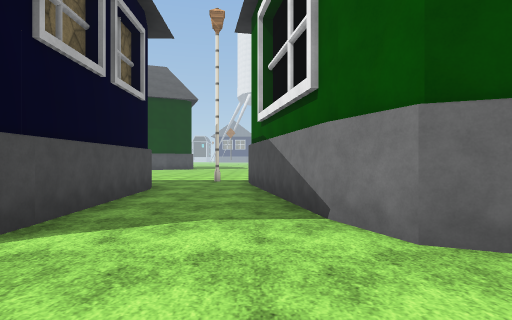
view 1 (above)

18 first-person views from a walk through a 3-D level made in the Unity game engine. The camera is 1.3 m above the floor, looks level and sees 80° across. The floor is counted in squares, 2 m on a side. Each view is taken from the middle of a square. On the plan, view 1 faces up. The plan holds only what a view shows up to about 10 squares ahead; the rest is blank. The place goes on beyond the plan. Flat ground stands in for the terrain. The player is left out. Some animated figures are not drawn. Some surface patterns are stand-ins.

view 2
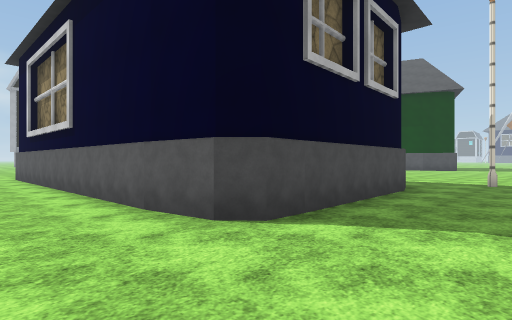

view 3
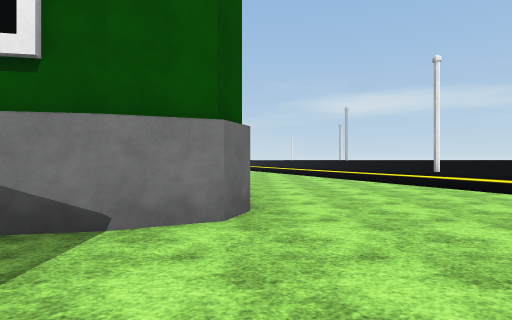

view 4
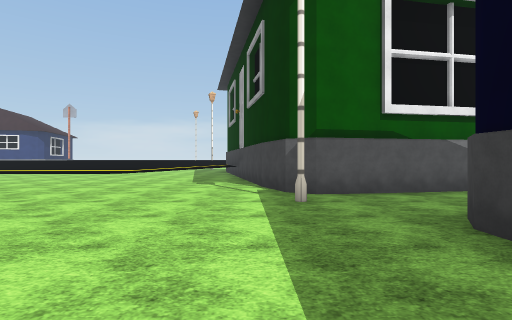

view 5
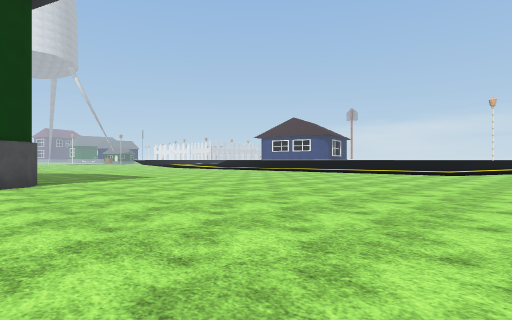

view 6
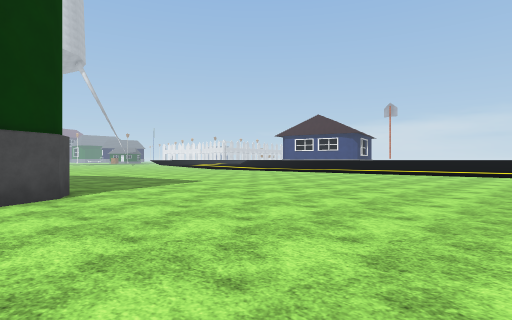

view 7
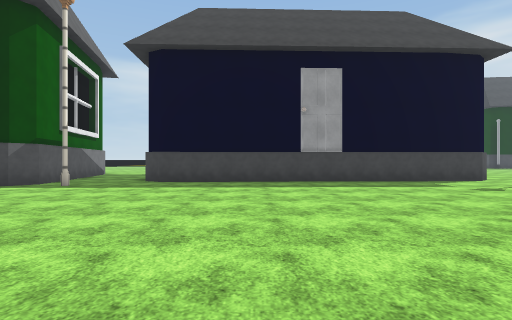

view 8
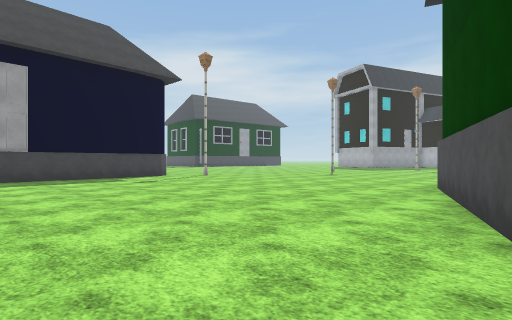

view 9
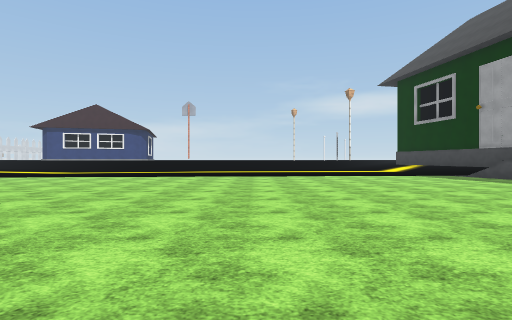

view 10
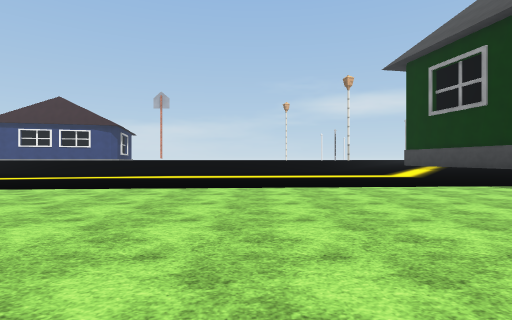

view 11
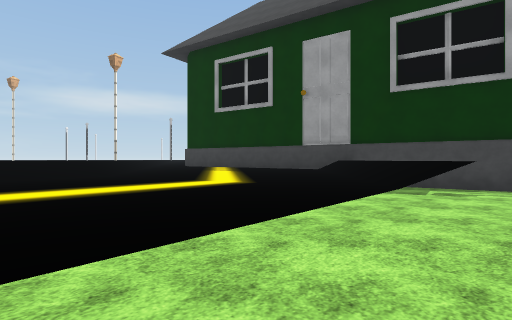

view 12
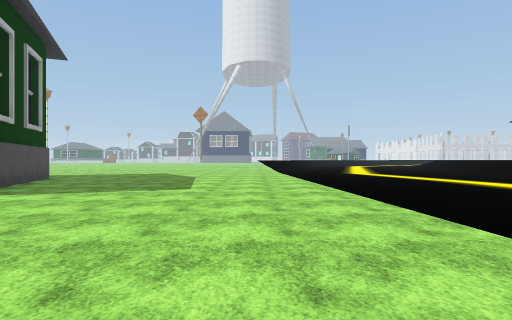

view 13
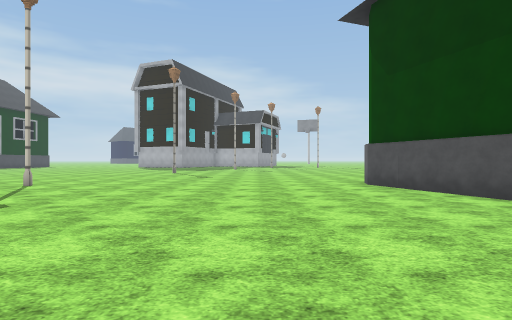

view 14
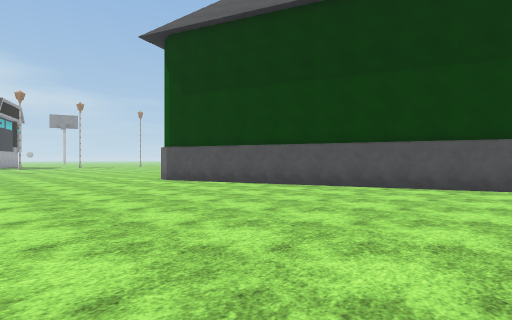

view 15
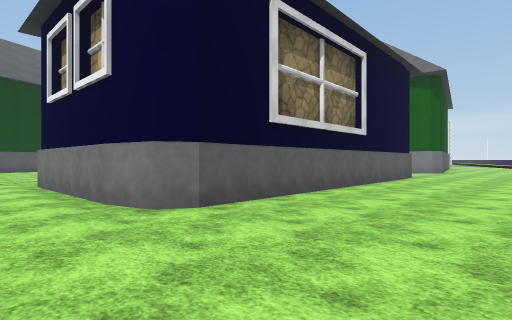

view 16
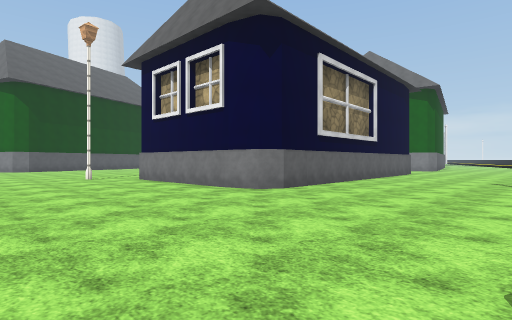

view 17
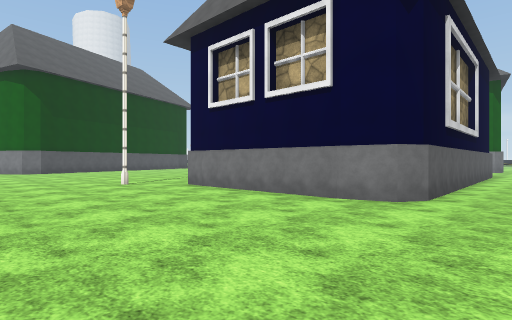

view 18
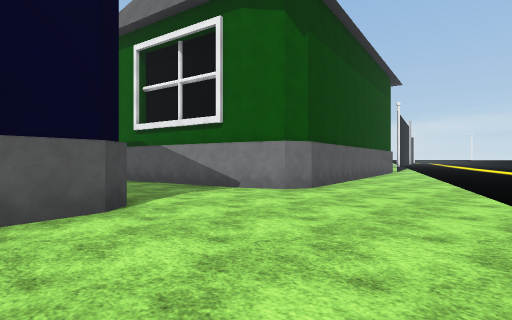

### Floor plan
Key: @ floor where view 1 was taken; # wall or solid block; . floor; ^ raised ledge; F fence.
Columns run from 18 left of view 1 to 7 right of it. Each row starts with its distance up from view 1.
 26             #.......^^^^^^
 25             #.......^^^^^^
 24             #.......^^^^^^
 23             ##......^^^^^^
 22              #......^^^^^^
 21            ###......^^^^^^
 20          ###........^^^^^^
 19       ####..........^^^^^^
 18    ####.............^^^^^^
 17  ..#................^^^^^^
 16  ...................^^^^^^
 15  ...................^^^^^^
 14 ....................^^^^^^
 13 .....................^^^^^
 12  .....................^^^^
 11  ......................^^^
 10  ...................####
  9  .................##
  8  ..#........####..#
  7  ....########  #..#
  6  ....#         #...#
  5 .....#         #...#
  4 .....#         #...#
  3 .....#         #...# ###
  2 .....###########....#...^
  1 ......................^^^^
  0 ..................@.^^^^^^
 -1 .................^^^^^^^^^
 -2 ............. .^^^^^^^^^^^
 -3 ......                ^^^F
 -4                        ^^^
 -5                         ..

Where each view was taken, in squares from view 1:
view 1: 0 up, 0 right, facing up
view 2: 0 up, 0 right, facing up-left
view 3: 2 up, 2 left, facing right
view 4: 10 up, 6 left, facing right
view 5: 12 up, 6 left, facing up-right
view 6: 15 up, 6 left, facing up-right
view 7: 17 up, 6 left, facing down
view 8: 19 up, 7 left, facing down-left
view 9: 19 up, 5 left, facing right
view 10: 18 up, 2 left, facing right
view 11: 18 up, 1 right, facing down-right
view 12: 16 up, 1 right, facing up
view 13: 14 up, 7 left, facing left
view 14: 12 up, 6 left, facing up-left
view 15: 2 down, 15 left, facing up-right
view 16: 3 down, 18 left, facing up-right
view 17: 0 up, 18 left, facing up-right
view 18: 2 down, 4 left, facing up-right
